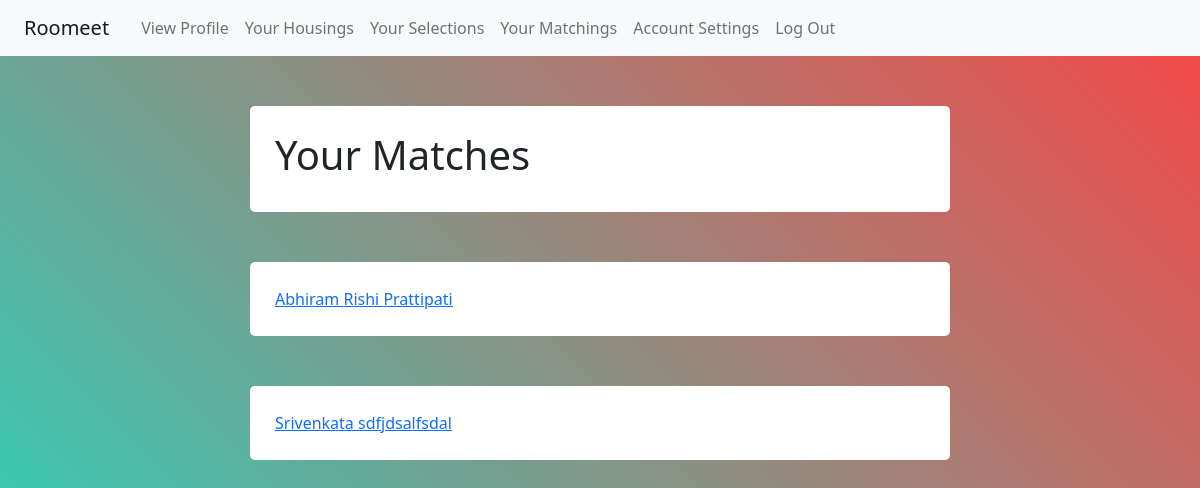
Page /matches (signed in) on the earlier database version.
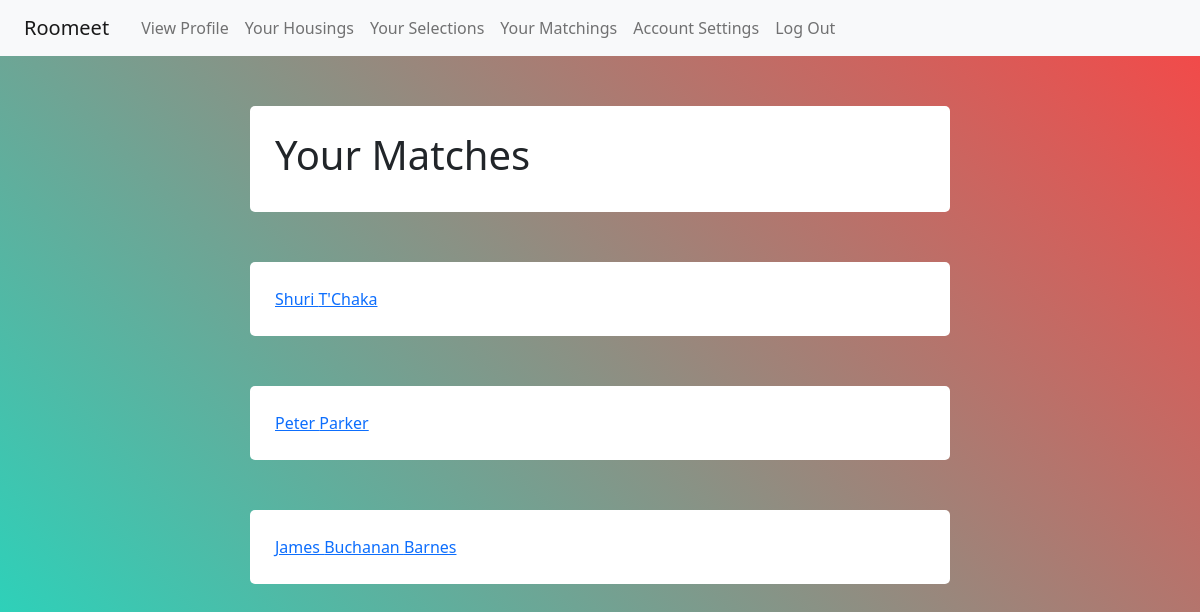
Same page on the later database version.
### tables this page shows
CREATE TABLE profile (
  user_id INTEGER NOT NULL,

  first_name TEXT NOT NULL,
  middle_name TEXT, 
  last_name TEXT NOT NULL,

  photo BLOB NOT NULL, 

  dob TEXT NOT NULL,

  occupation TEXT NOT NULL,
  description TEXT,

  gender TEXT NOT NULL,
  genderPref TEXT NOT NULL,

  ageMin INTEGER NOT NULL,
  ageMax INTEGER NOT NULL,

  priceMin INTEGER NOT NULL, 
  priceMax INTEGER NOT NULL,

  pets TEXT NOT NULL,

  city TEXT NOT NULL,
  state TEXT NOT NULL,
  zipcode INTEGER NOT NULL,

  looking TEXT NOT NULL, 

  FOREIGN KEY (user_id) REFERENCES user (id)
);

### flaskr/algorithm.py (the view)
@bp.route('/matches')
def matches():
    user_id = session.get('user_id')
    m = get_db().execute(
        'SELECT match_id FROM matchpairing WHERE user_id = ?', (user_id,)
    ).fetchall()
    profile_ids = []
    profiles = []
    for match in m:
        for i in match:
            profile_ids.append(i)
    for i in profile_ids:
        p = get_db().execute(
            'SELECT match_id FROM matchpairing WHERE user_id = ? AND match_id = ?', (i, user_id)
        ).fetchone()
        if p is not None:
            profiles.append(get_profile(i))
    return render_template('algorithm/viewmatches.html', mlist = profiles)

### flaskr/algorithm.py (called while the page is built)
def get_profile(id):
    profile = get_db().execute(
        'SELECT * FROM profile WHERE user_id = ?', (id,)
    ).fetchone()
    if profile is None:
        abort(404, f"Profile doesn't exist. Create a profile.")
    return profile

### flaskr/auth.py (called while the page is built)
@bp.before_app_request
def load_logged_in_user():
    user_id = session.get('user_id')
    if user_id is None:
        g.user = None
    else:
        g.user = get_db().execute(
            'SELECT * FROM user WHERE id = ?', (user_id,)
        ).fetchone()

### flaskr/db.py (called while the page is built)
def get_db():
    if 'db' not in g:
        g.db = sqlite3.connect(
            current_app.config['DATABASE'],
            detect_types=sqlite3.PARSE_DECLTYPES
        )
        g.db.row_factory = sqlite3.Row
    return g.db

### flaskr/templates/algorithm/viewmatches.html (shortened to what this page needs)
{% extends 'base.html' %}
{% block content %}
<div class="boxed">
    <div class="container">
        <div class= "user-details">
            <h1>Your Matches</h1>
        </div>
    </div>
</div>
{% for m in mlist %}
<div class="boxed">
    <div class="container">
        <div class= "user-details">
            <a href="{{ url_for('algorithm.match_profile', profid=(m['user_id'])) }}">{{ m['first_name'] }} {{ m['middle_name'] }} {{ m['last_name'] }}</a>
            <br>
        </div>
    </div>
</div>
{% endfor %}
{% endblock %}

Differences in the rows shown:
changed profile: first_name "Srivenkata" → "Shuri"; last_name "sdfjdsalfsdal" → "T'Chaka"; moves up the list
changed profile: first_name "Abhiram" → "Peter"; last_name "Prattipati" → "Parker"; middle_name "Rishi" → (not shown)
added profile: first_name "James", middle_name "Buchanan", last_name "Barnes"
